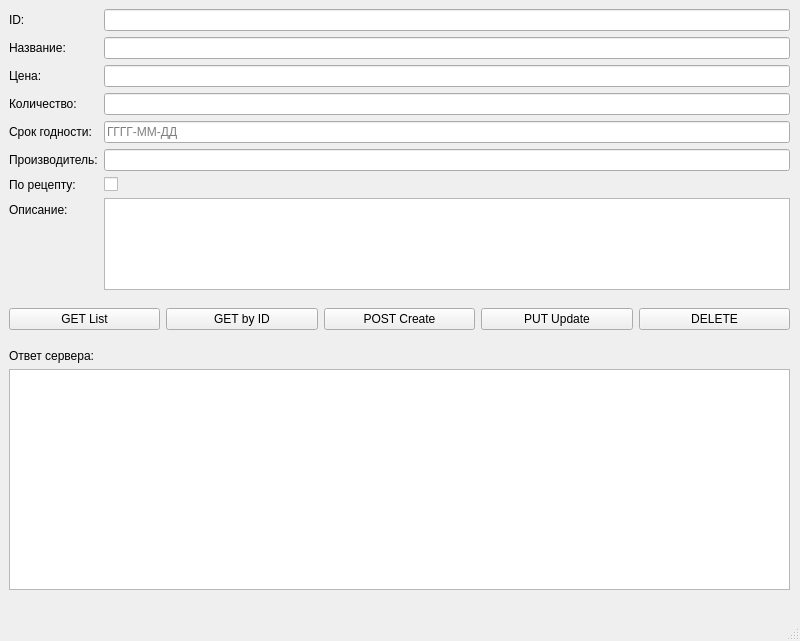
<?xml version="1.0" encoding="UTF-8"?>
<ui version="4.0">
 <class>MainWindow</class>
 <widget class="QMainWindow" name="MainWindow">
  <property name="geometry">
   <rect>
    <x>0</x>
    <y>0</y>
    <width>800</width>
    <height>641</height>
   </rect>
  </property>
  <property name="windowTitle">
   <string>MainWindow</string>
  </property>
  <widget class="QWidget" name="centralwidget">
   <widget class="QWidget" name="formLayoutWidget">
    <property name="geometry">
     <rect>
      <x>9</x>
      <y>9</y>
      <width>781</width>
      <height>281</height>
     </rect>
    </property>
    <layout class="QFormLayout" name="formLayout_2">
     <item row="0" column="0">
      <widget class="QLabel" name="label">
       <property name="text">
        <string>ID:</string>
       </property>
      </widget>
     </item>
     <item row="0" column="1">
      <widget class="QLineEdit" name="m_idEdit"/>
     </item>
     <item row="1" column="0">
      <widget class="QLabel" name="label_2">
       <property name="text">
        <string>Название:</string>
       </property>
      </widget>
     </item>
     <item row="1" column="1">
      <widget class="QLineEdit" name="m_nameEdit"/>
     </item>
     <item row="2" column="0">
      <widget class="QLabel" name="label_3">
       <property name="text">
        <string>Цена:</string>
       </property>
      </widget>
     </item>
     <item row="2" column="1">
      <widget class="QLineEdit" name="m_priceEdit"/>
     </item>
     <item row="3" column="0">
      <widget class="QLabel" name="label_4">
       <property name="text">
        <string>Количество:</string>
       </property>
      </widget>
     </item>
     <item row="3" column="1">
      <widget class="QLineEdit" name="m_quantityEdit"/>
     </item>
     <item row="4" column="0">
      <widget class="QLabel" name="label_5">
       <property name="text">
        <string>Срок годности:</string>
       </property>
      </widget>
     </item>
     <item row="4" column="1">
      <widget class="QLineEdit" name="m_expirationEdit">
       <property name="text">
        <string/>
       </property>
       <property name="placeholderText">
        <string>ГГГГ-ММ-ДД</string>
       </property>
      </widget>
     </item>
     <item row="5" column="0">
      <widget class="QLabel" name="label_6">
       <property name="text">
        <string>Производитель:</string>
       </property>
      </widget>
     </item>
     <item row="5" column="1">
      <widget class="QLineEdit" name="m_manufacturerEdit"/>
     </item>
     <item row="6" column="0">
      <widget class="QLabel" name="label_7">
       <property name="text">
        <string>По рецепту:</string>
       </property>
      </widget>
     </item>
     <item row="6" column="1">
      <widget class="QCheckBox" name="m_prescriptionCheck">
       <property name="text">
        <string/>
       </property>
      </widget>
     </item>
     <item row="7" column="0">
      <widget class="QLabel" name="label_8">
       <property name="text">
        <string>Описание:</string>
       </property>
      </widget>
     </item>
     <item row="7" column="1">
      <widget class="QTextEdit" name="m_descriptionEdit"/>
     </item>
    </layout>
   </widget>
   <widget class="QWidget" name="horizontalLayoutWidget">
    <property name="geometry">
     <rect>
      <x>9</x>
      <y>299</y>
      <width>781</width>
      <height>41</height>
     </rect>
    </property>
    <layout class="QHBoxLayout" name="horizontalLayout">
     <item>
      <widget class="QPushButton" name="m_listBtn">
       <property name="text">
        <string>GET List</string>
       </property>
      </widget>
     </item>
     <item>
      <widget class="QPushButton" name="m_getBtn">
       <property name="text">
        <string>GET by ID</string>
       </property>
      </widget>
     </item>
     <item>
      <widget class="QPushButton" name="m_createBtn">
       <property name="text">
        <string>POST Create</string>
       </property>
      </widget>
     </item>
     <item>
      <widget class="QPushButton" name="m_updateBtn">
       <property name="text">
        <string>PUT Update</string>
       </property>
      </widget>
     </item>
     <item>
      <widget class="QPushButton" name="m_deleteBtn">
       <property name="text">
        <string>DELETE</string>
       </property>
      </widget>
     </item>
    </layout>
   </widget>
   <widget class="QWidget" name="verticalLayoutWidget">
    <property name="geometry">
     <rect>
      <x>9</x>
      <y>349</y>
      <width>781</width>
      <height>241</height>
     </rect>
    </property>
    <layout class="QVBoxLayout" name="verticalLayout">
     <item>
      <widget class="QLabel" name="label_9">
       <property name="text">
        <string>Ответ сервера:</string>
       </property>
      </widget>
     </item>
     <item>
      <widget class="QTextEdit" name="m_outputText"/>
     </item>
    </layout>
   </widget>
  </widget>
  <widget class="QMenuBar" name="menubar">
   <property name="geometry">
    <rect>
     <x>0</x>
     <y>0</y>
     <width>800</width>
     <height>22</height>
    </rect>
   </property>
  </widget>
  <widget class="QStatusBar" name="statusbar"/>
 </widget>
 <resources/>
 <connections/>
</ui>
